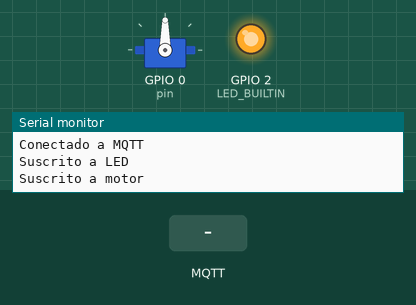
The sketch below on a simulated ESP8266 (NodeMCU). On the bench: servo, output pins drawn as LEDs (lit = HIGH, except the on-board LED, lit = LOW), the last lines printed to the serial monitor. Inputs (shaded band) come from the test bench. WiFi joins after 1.5 s; servers stay silent unless stated; no MQTT or app messages arrive unless stated.

Above: at 3.2 s.
3.3 s: MQTT message "5" arrives on the first subscribed topic
At 3.6 s:
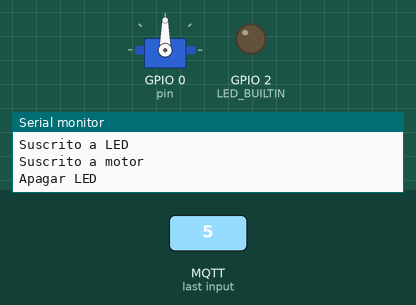
4.8 s: MQTT message "5" arrives on the second subscribed topic
At 5.9 s:
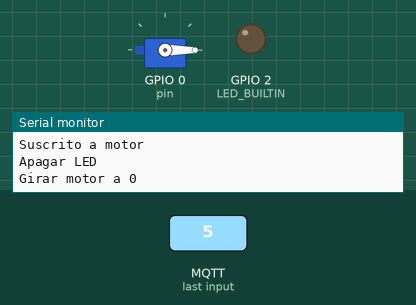
Timing chart, 0 to 7.8 s (numbered marks = the images above; inputs shaded):
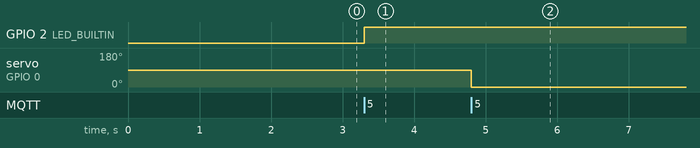

The sketch:

servo.ino
```cpp
#include <ArduinoJson.h>
#include <ESP8266WiFi.h>
#include <PubSubClient.h>
#include <Servo.h>

char ssid[] = "patronatofi";
char pass[] = "";

char addr[] = "mqtt.fi.mdp.edu.ar";
int port = 1883;
char id[] = "servo";

char location[] = "sala4";

char ledTopic[35];
char motorTopic[35];

int pin = 0;

int pause = 1000;

Servo servo;

WiFiClient wifiClient;
PubSubClient client;

void setup()
{
  sprintf(ledTopic, "ingenieria/anexo/%s/led", location);
  sprintf(motorTopic, "ingenieria/anexo/%s/motor", location);

  Serial.begin(9600);

  client.setClient(wifiClient);
  client.setServer(addr, port);
  client.setCallback(callback);

  servo.attach(pin);

  pinMode(LED_BUILTIN, OUTPUT);

  connection();
}

void loop()
{
  client.loop();
}

void callback(const char topic[], byte* payload, unsigned int length)
{
  StaticJsonBuffer<JSON_OBJECT_SIZE(2)> jb;
  JsonObject& obj = jb.parseObject((char*) payload);

  if (!strcmp(topic, ledTopic))
  {
    bool valor = obj["valor"];
    if (valor)
    {
      Serial.println("Prender LED");
      digitalWrite(LED_BUILTIN, LOW);
    }
    else
    {
      Serial.println("Apagar LED");
      digitalWrite(LED_BUILTIN, HIGH);
    }
  }

  else if (!strcmp(topic, motorTopic))
  {
    int valor = obj["valor"];
    if (valor >= 0 && valor <= 180)
    {
      char msg[20];
      sprintf(msg, "Girar motor a %d", valor);
      Serial.println(msg);
      servo.write(valor);
    }
  }
}

void connection()
{
  WiFi.begin(ssid, pass);
  WiFi.setAutoReconnect(true);
  while (!WiFi.isConnected())
    delay(pause);
  Serial.println("Conectado a WiFi");

  while (!client.connect(id))
    delay(pause);
  Serial.println("Conectado a MQTT");

  while (!client.subscribe(ledTopic))
    delay(pause);
  Serial.println("Suscrito a LED");

  while (!client.subscribe(motorTopic))
    delay(pause);
  Serial.println("Suscrito a motor");
}
```

Measured:
- after the input at 3.3 s, GPIO 2 (LED_BUILTIN): LOW → HIGH at once
- after the input at 4.8 s, servo on GPIO 0 (pin): 90° → 0° at once
